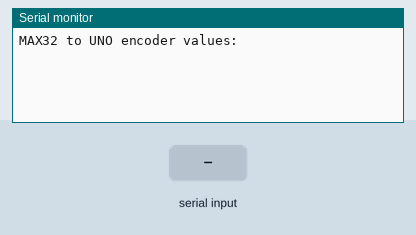
The sketch below on a simulated Arduino Uno, built with avr-gcc and run on an emulated ATmega328P. On the bench: the last lines printed to the serial monitor. Inputs (shaded band) come from the test bench.

Above: at 1.2 s.
1.3 s: "1" received over the second serial link
At 2.5 s:
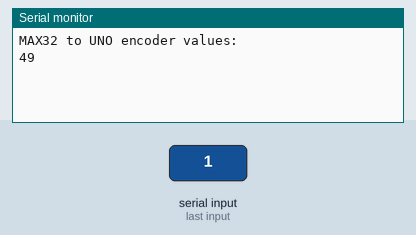
2.8 s: "0" received over the second serial link
At 3.7 s:
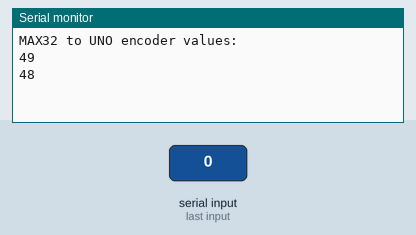
4.3 s: "2" received over the second serial link
At 4.9 s:
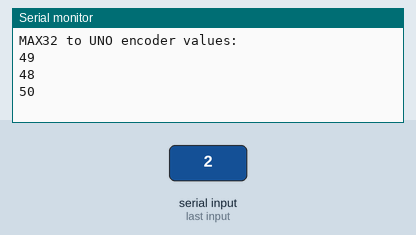

Measured:
- after the input at 1.3 s, the serial monitor: prints a new line at once (image 1)
- after the input at 2.8 s, the serial monitor: prints a new line at once (image 2)
- after the input at 4.3 s, the serial monitor: prints a new line at once (image 3)

The sketch:

UNO_encoder_test_v1_0.ino
```cpp
/* Team XGearhead (still need a name) Encoder + Serial comms test with MAX32 and UNO
   Author: Alex Shie  Latest Revision: 4/19/13

    */

#include <SoftwareSerial.h>

#define SOFT_SERIAL_RX_PIN 10
#define SOFT_SERIAL_TX_PIN 11

SoftwareSerial mySerial(SOFT_SERIAL_RX_PIN, SOFT_SERIAL_TX_PIN); // RX, TX


void setup()
{

  Serial.begin(115200);
  mySerial.begin(115200);

  pinMode(SOFT_SERIAL_RX_PIN, INPUT);
  pinMode(SOFT_SERIAL_TX_PIN, OUTPUT);
  Serial.println("MAX32 to UNO encoder values: ");


}


void loop()
{
  int encoderVal;
  //Only print updated encoder values
  if (mySerial.available()) {
    encoderVal = mySerial.read();
    Serial.println(encoderVal);
  }

}
```
